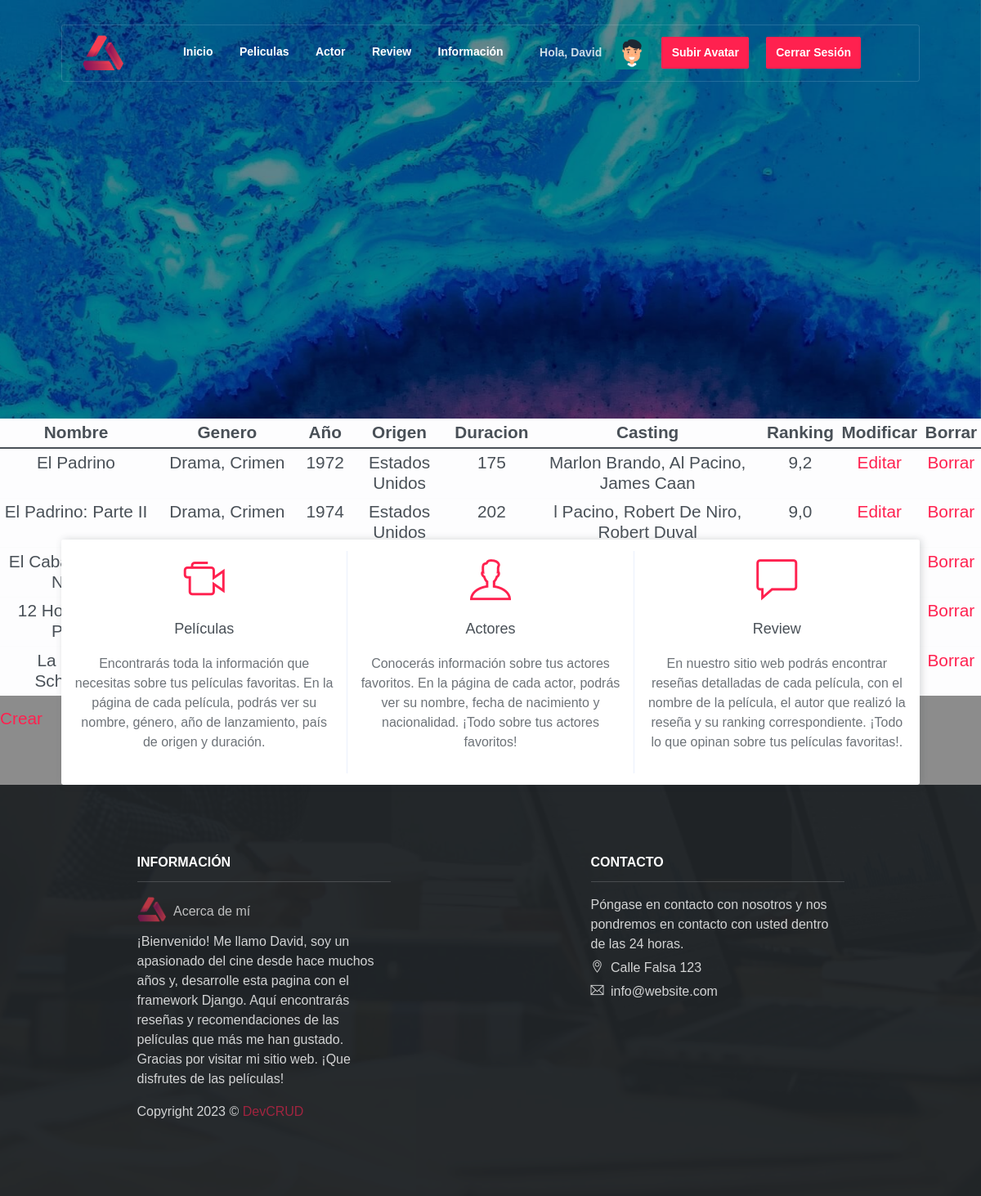
The page /AppPeliculas/peliculas/lista (signed in) on the database its author committed.
### AppPeliculas/models.py (models this page shows)
class Avatar(models.Model):
    user = models.ForeignKey(User, on_delete=models.CASCADE)
    imagen = models.ImageField(upload_to = 'avatares', null=True, blank=True)
    class Meta:
        verbose_name = "Avatar"
        verbose_name_plural = "Avatares"

class Peliculas(models.Model):
    Nombre = models.CharField(max_length=50)
    Genero = models.CharField(max_length=50)
    Año = models.PositiveSmallIntegerField()
    Origen = models.CharField(max_length=50)
    Duracion = models.PositiveSmallIntegerField()
    Director = models.CharField(max_length=100)
    Cast = models.TextField()
    Ranking = models.FloatField()

### AppPeliculas/views.py (the view)
# urls.py: path("peliculas/lista", ListaPeliculas.as_view(), name="ListaPeliculas"),
class ListaPeliculas(ListView):
    model = Peliculas
    template_name = "AppPeliculas//pelicula/pelicula_list.html"

### AppPeliculas/templates/AppPeliculas/pelicula/pelicula_list.html
{% extends "AppPeliculas/padre.html" %}
{% load static %}
{% block subtitulo %}
<h5>
<table class="table table-sm text-center">
    <thead class="table-light">
      <tr>
        <th>Nombre</th>
        <th>Genero</th>
        <th>Año</th>
        <th>Origen</th>
        <th>Duracion</th>
        <th>Casting</th>
        <th>Ranking</th>
        <th>Modificar</th>
        <th>Borrar</th>
      </tr>
    </thead>
    <tbody>
        {% for peliculas in object_list %}
        <tr class="table-light">
        <td> {{peliculas.Nombre}} </td>
        <td> {{peliculas.Genero}} </td>
        <td> {{peliculas.Año}} </td>
        <td> {{peliculas.Origen}} </td>
        <td> {{peliculas.Duracion}} </td>
        <td> {{peliculas.Cast}} </td>
        <td> {{peliculas.Ranking}} </td>
        <td> <a href="{% url 'ActualizarPeliculas' peliculas.id %}" > Editar</a> </td>
        <td> <a href="{% url 'BorrarPeliculas' peliculas.id %}" > Borrar</a> </td>
        {% endfor %}
      </tr>
    </tbody>
  </table>
  <a href="{% url 'CrearPeliculas' %}" > Crear</a>
</h5>
{% endblock %}

### AppPeliculas/templates/AppPeliculas/padre.html (shortened to what this page needs)
<!DOCTYPE html>
<html lang="en">
<head>
    {% load static %}
    <link rel="stylesheet" href="{% static 'AppPeliculas/assets/vendors/themify-icons/css/themify-icons.css' %}">
	<link rel="stylesheet" href="{% static 'AppPeliculas/assets/css/creative-studio.css' %}">
</head>
<body data-spy="scroll" data-target=".navbar" data-offset="40" id="home">
    <nav class="navbar custom-navbar navbar-expand-lg navbar-dark" data-spy="affix" data-offset-top="20">
        <div class="container">
            <a class="navbar-brand" href="{% url 'Inicio' %}">
                <img src="{% static 'AppPeliculas/assets/imgs/logo.png' %}" alt="Download free bootstrap 4 landing page, free boootstrap 4 templates, Download free bootstrap 4.1 landing page, free boootstrap 4.1.1 templates, Creative studio Landing page">
            </a>
            <div class="collapse navbar-collapse mx-auto" id="navbarSupportedContent">
                <ul class="navbar-nav mx-auto">
                    <li class="nav-item">
                        <a class="nav-link" href="{% url 'Inicio' %}">Inicio</a>
                    </li>
                    <li class="nav-item">
                        <a class="nav-link" href="{% url 'ListaPeliculas' %}">Peliculas</a>
                    </li>
                    <li class="nav-item">
                        <a class="nav-link" href="{% url 'ListaActor' %}">Actor</a>
                    </li>
                    <li class="nav-item">
                        <a class="nav-link" href="{% url 'ListaReview' %}">Review</a>
                    </li>
                    <li class="nav-item">
                        <a class="nav-link" href="#info">Información</a>
                    {% if user.is_authenticated %}
                        <li class="nav-item">
                            <p class="nav-link btn btn-sm ml-lg-3" href=""> Hola, {{user.username}} </p>
                        </li>
                    {% with first_image=user.avatar_set.first %}
                        {% if first_image %}
                            <a href="{{ first_image.imagen.url }}" target="black">
                            <img src="{{ first_image.imagen.url }}" height="40px">
                        {% endif %}
                    {% endwith %}
                    <li class="nav-item">
                        <a class="nav-link btn btn-primary btn-sm ml-lg-3" href="{% url 'SubirAvatar' %}">Subir Avatar</a>
                    </li>
                        <li class="nav-item">
                            <a class="nav-link btn btn-primary btn-sm ml-lg-3" href="{% url 'CerrarSesion' %}">Cerrar Sesión</a>
                        </li>
                    {% endif %}
                </ul>
            </div>
        </div>
    </nav>
    <header class="header">
        <div class="overlay">
            <h6 class="subtitle">
            {% block subtitulo %}
            {% endblock %}
            </h6>
        </div>
    </header>
    <div class="box text-center">
        <div class="box-item">
            <i class="ti-video-camera"></i>
            <h6 class="box-title">Películas</h6>
            <p>Encontrarás toda la información que necesitas sobre tus películas favoritas. En la página de cada película, podrás ver su nombre, género, año de lanzamiento, país de origen y duración.</p>
        </div>
        <div class="box-item">
            <i class="ti-user"></i>
            <h6 class="box-title">Actores</h6>
            <p>Conocerás información sobre tus actores favoritos. En la página de cada actor, podrás ver su nombre, fecha de nacimiento y nacionalidad. ¡Todo sobre tus actores favoritos!</p>
        </div>
        <div class="box-item">
            <i class="ti-comment"></i>
            <h6 class="box-title">Review</h6>
            <p>En nuestro sitio web podrás encontrar reseñas detalladas de cada película, con el nombre de la película, el autor que realizó la reseña y su ranking correspondiente. ¡Todo lo que opinan sobre tus películas favoritas!.</p>
        </div>
    </div>
    <section class="has-bg-img py-0">
        <div class="container">
            <div class="footer">
                <div class="footer-lists">
                    <ul class="list">
                        <li class="list-head">
                            <h6 class="font-weight-bold">INFORMACIÓN</h6>
                        </li>
                        <li class="list-body">
                            <a id="info" class="logo">
                                <img src="{% static 'AppPeliculas/assets/imgs/logo.png' %}">
                                <h6>Acerca de mí</h6>
                            </a>
                            <p>¡Bienvenido! Me llamo David, soy un apasionado del cine desde hace muchos años y, desarrolle esta pagina con el framework Django. Aquí encontrarás reseñas y recomendaciones de las películas que más me han gustado. Gracias por visitar mi sitio web. ¡Que disfrutes de las películas! </p>
                            <p class="mt-3">
                                Copyright <script>document.write(new Date().getFullYear())</script> &copy; <a class="d-inline text-primary">DevCRUD</a>
                            </p>
                        </li>
                    </ul>
                    <ul class="list">
                        <li class="list-head">
                            <h6 class="font-weight-bold">CONTACTO</h6>
                        </li>
                        <li class="list-body">
                            <p>Póngase en contacto con nosotros y nos pondremos en contacto con usted dentro de las 24 horas.</p>
                            <p><i class="ti-location-pin"></i> Calle Falsa 123</p>
                            <p><i class="ti-email"></i>  info@website.com</p>
                        </li>
                    </ul>
                </div>
            </div>
        </div>
    </section>
</body>
</html>

### rows shown on the page
Avatar: imagen (picture)
Peliculas: Nombre "El Padrino", Genero "Drama, Crimen", Año "1972", Origen "Estados Unidos", Duracion "175", Cast "Marlon Brando, Al Pacino, James Caan", Ranking "9,2"
Peliculas: Nombre "El Padrino: Parte II", Genero "Drama, Crimen", Año "1974", Origen "Estados Unidos", Duracion "202", Cast "l Pacino, Robert De Niro, Robert Duval", Ranking "9,0"
Peliculas: Nombre "El…"
Peliculas: Nombre "12…"
Peliculas: Nombre "La…"

### other values the page prints
{{ user.username }} "David"
